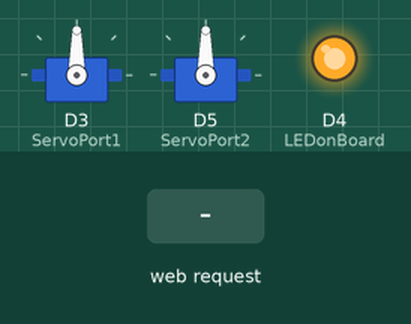
Recording of a sketch running on a simulated ESP8266 (NodeMCU). Shown: 2 × servo, output pins drawn as LEDs (lit = HIGH). Inputs (shaded band) come from the test bench. WiFi joins after 1.5 s; servers stay silent unless stated; what the sketch prints to the serial monitor is not drawn.

Above: at 3.7 s.
3.8 s: HTTP request GET /setPOS received
At 5.0 s:
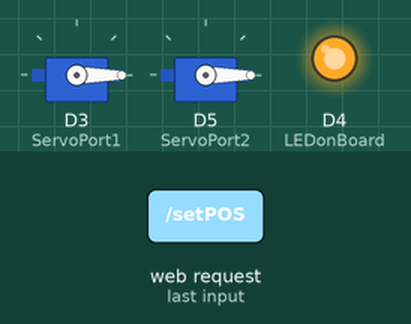
5.3 s: HTTP request GET /setPOS?servoPOS1=120 received
At 5.6 s:
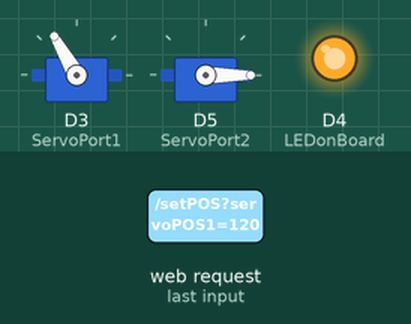
6.8 s: HTTP request GET /setPOS?servoPOS2=120 received
At 7.3 s:
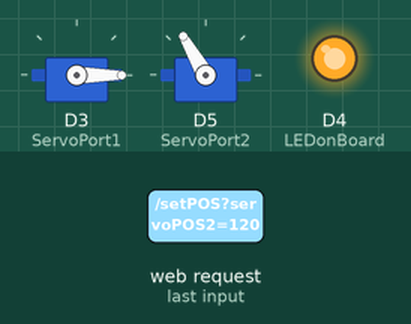
8.3 s: HTTP request GET /setPOS?servoPOS1=120&servoPOS2=120 received
At 9.1 s:
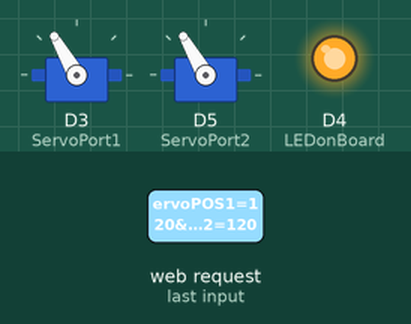
9.8 s: HTTP request GET /setPOS?servoPOS1=0 received
At 10.8 s:
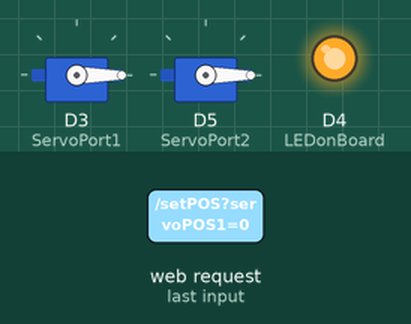
Timing chart, 0 to 12.3 s (numbered marks = the images above; inputs shaded):
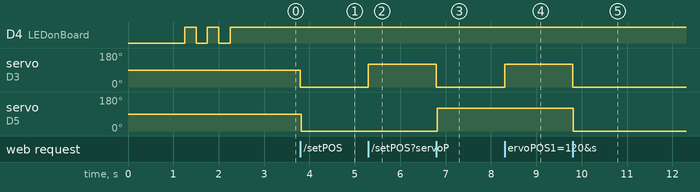

Measured:
- after the input at 3.8 s, servo on D3 (ServoPort1), servo on D5 (ServoPort2): 90° → 0° at once
- after the input at 5.3 s, servo on D3 (ServoPort1): 0° → 120° at once
- after the input at 6.8 s, servo on D3 (ServoPort1): 120° → 0° at once; servo on D5 (ServoPort2): 0° → 120° at once
- after the input at 8.3 s, servo on D3 (ServoPort1): 0° → 120° at once
- after the input at 9.8 s, servo on D3 (ServoPort1), servo on D5 (ServoPort2): 120° → 0° at once

The sketch:

maximeVersion.ino
```cpp
//----------------------------------------Include the NodeMCU ESP8266 Library
#include <ESP8266WiFi.h>
#include <WiFiClient.h>
#include <ESP8266WebServer.h>
#include <Servo.h>
#include <MQ135.h>

//----------------------------------------

#include "DHT.h"  //--> Include the DHT Sensor Library
#define DHTTYPE DHT11 //--> Defines the type of DHT sensor used (DHT11, DHT21, and DHT22), in this project the sensor used is DHT11.

#include "index.h" //--> Include the contents of the User Interface Web page, stored in the same folder as the .ino file

#define LEDonBoard 2  //--> Defining an On Board LED, used for indicators when the process of connecting to a wifi router
#define ServoPort1 D3   //--> connect to pin D3
#define ServoPort2 D5   //--> connect to pin D3
const int MQ135Pin = A0; // MQ135 sensor pin is connected to Analog pin A0
MQ135 mq135(MQ135Pin);

//----------------------------------------SSID and Password of your WiFi router
const char* ssid = "realme 9";
const char* password = "rcc12345";
//----------------------------------------

ESP8266WebServer server(80);  //--> Server on port 80

const int DHTPin = 5; //--> The pin used for the DHT11 sensor is Pin D1=Pin 5
DHT dht(DHTPin, DHTTYPE); //--> Initialize DHT sensor, DHT dht(Pin_used, Type_of_DHT_Sensor);
Servo myservo1;  //--> create servo object to control a servo
Servo myservo2;  //--> create servo object to control a servo

//----------------------------------------This routine is executed when you open NodeMCU ESP8266 IP Address in browser
void handleRoot() {
 String s = MAIN_page; //--> Read HTML contents
 server.send(200, "text/html", s); //--> Send web page
}
//----------------------------------------
//----------------------------------------Procedure for reading the temperature value of a DHT11 sensor
void handleDHT11Temperature() {
  float t = dht.readTemperature();  //--> Read temperature as Celsius (the default). If you want to read the temperature sensor in Fahrenheit, use this -> float t = dht.readTemperature (true);
  String Temperature_Value = String(t);

  server.send(200, "text/plane", Temperature_Value); //--> Send Temperature value only to client ajax request

  if (isnan(t)) { //--> Check if any reads failed and exit early (to try again).
    Serial.println("Failed to read from DHT sensor!");
  }
  else {
    Serial.print("DHT11 || Temperature : ");
    Serial.print(t);
    Serial.print(" || ");
  }
}
//----------------------------------------
//----------------------------------------Procedure for reading humidity values from DHT11 sensors
void handleDHT11Humidity() {
  float h = dht.readHumidity();
  String Humidity_Value = String(h);

  server.send(200, "text/plane", Humidity_Value); //--> Send Humidity value only to client ajax request
  if (isnan(h)) {
    Serial.println("Failed to read from DHT sensor !");
  }
  else {
    Serial.print("Humidity : ");
    Serial.println(h);
  }
}

// procedure for reading servomotor
void handleServo(){
  String POS1 = server.arg("servoPOS1");
  int pos1 = POS1.toInt();
  myservo1.write(pos1);   //--> Move the first servo motor according to the POS value
  delay(15);
  Serial.print("Servo 1 Angle:");
  Serial.println(pos1);

  String POS2 = server.arg("servoPOS2");
  int pos2 = POS2.toInt();
  myservo2.write(pos2);   //--> Move the second servo motor according to the POS value
  delay(15);
  Serial.print("Servo 2 Angle:");
  Serial.println(pos2);

  server.send(200, "text/plane","");
}

// smoke sensor
void handleMQ135Gas() {
  float rzero = mq135.getRZero();
  float ppm = mq135.getPPM();
  String Gas_Value = String(ppm);
  server.send(200, "text/plane", Gas_Value); // Send gas concentration value only to client ajax request
  Serial.print("MQ135 || Gas Concentration: ");
  Serial.print(ppm);
  Serial.print(" ppm || RZero: ");
  Serial.print(rzero);
  Serial.print(" ohms || ");
}


//----------------------------------------
//----------------------------------------Setup
void setup(void){
  Serial.begin(115200);
  delay(500);
  dht.begin();  //--> Start reading DHT11 sensors
  myservo1.attach(ServoPort1); //--> attaches the servo on D1 to the servo object
  myservo2.attach(ServoPort2); //--> attaches the servo on D1 to the servo object
  // mq135.begin();
  delay(500);

  WiFi.begin(ssid, password); //--> Connect to your WiFi router
  Serial.println("");

  pinMode(LEDonBoard,OUTPUT); //--> On Board LED port Direction output
  digitalWrite(LEDonBoard, HIGH); //--> Turn off Led On Board

  //----------------------------------------Wait for connection
  Serial.print("Connecting");
  while (WiFi.status() != WL_CONNECTED) {
    Serial.print(".");
    //----------------------------------------Make the On Board Flashing LED on the process of connecting to the wifi router.
    digitalWrite(LEDonBoard, LOW);
    delay(250);
    digitalWrite(LEDonBoard, HIGH);
    delay(250);
    //----------------------------------------
  }
  //----------------------------------------
  digitalWrite(LEDonBoard, HIGH); //--> Turn off the On Board LED when it is connected to the wifi router.
  //----------------------------------------If connection successful show IP address in serial monitor
  Serial.println("");
  Serial.print("Successfully connected to : ");
  Serial.println(ssid);
  Serial.print("IP address: ");
  Serial.println(WiFi.localIP());
  //----------------------------------------
  server.on("/", handleRoot); //--> Routine to handle at root location. This is to display web page.
  server.on("/readTemperature", handleDHT11Temperature);  //--> Routine to handle the call procedure handleDHT11Temperature
  server.on("/readHumidity", handleDHT11Humidity);  //--> Routine to handle the call procedure handleDHT11Humidity
  server.on("/setPOS",handleServo); //--> Sets servo position from Web request
  server.on("/readGas", handleMQ135Gas); //--> Sets gas from Web request

  server.begin(); //--> Start server
  Serial.println("HTTP server started");
}
//----------------------------------------
//----------------------------------------Loop
void loop(){
  server.handleClient();  //Handle client requests
}
//----------------------------------------
```

index.h
```cpp
const char MAIN_page[] PROGMEM = R"=====(
<!DOCTYPE html>
<html lang="en">
<head>
    <meta charset="UTF-8">
    <meta http-equiv="X-UA-Compatible" content="IE=edge">
    <meta name="viewport" content="width=device-width, initial-scale=1.0">
    <link href="https://use.fontawesome.com/releases/v5.7.2/css/all.css" rel="stylesheet">
    <link rel="stylesheet" href="https://cdn.jsdelivr.net/gh/Karthikg09/military-robot@main/maximeVersion/styles.css">
    <script type="text/javascript" src="https://cdn.jsdelivr.net/gh/Karthikg09/military-robot@main/maximeVersion/script.js" defer></script>
    <title>Robot control room</title>
</head>
<body>
    <section>
        <img src="https://cdn.jsdelivr.net/gh/Karthikg09/military-robot@main/maximeVersion/assets/images/background.png" alt="" class="background">
        <img src="https://cdn.jsdelivr.net/gh/Karthikg09/military-robot@main/maximeVersion/assets/images/army.png" alt="" class="army">
        <img src="https://cdn.jsdelivr.net/gh/Karthikg09/military-robot@main/maximeVersion/assets/images/foreground.png" alt="" class="foreground">
        <div class="login">
            <h1>Robot Control Room </h1>
            <div class="inputBox">
                <p>
                <i class="icn fa fa-thermometer-half"></i>
                <span class="dht-labels">&nbsp; Temperature : </span>
                <span id="TemperatureValue">0</span>
                <sup class="units">&deg;C</sup>
            </p>
            <p>
                <i class="icns fa fa-tint"></i>
                <span class="dht-labels">&nbsp; Humidity : </span>
                <span id="HumidityValue">0</span>
                <sup class="units">%</sup>
            </p>
            <p>
                <i class="icn fa fa-smog"></i>
                <span class="dht-labels">&nbsp; Air Quality : </span>
                <span id="AirQualityValue">0</span>
                <sup class="units">&nbsp;ppm</sup>
            </p>
            <br>
        <!-- servo motor  -->
            <div class="slider__container">
                <input type="range" min="0" max="180" value="3" class="slider" id="aim-angle">
                <p> <i class="aim fas fa-crosshairs"></i> &nbsp; Aim Angle : <span id="aim-angle-value"></span></p>
            </div>

            <div class="slider__container">
                <input type="range" min="0" max="180" value="90" class="slider" id="pan-servo">
                <p><i class="aim fas fa-crosshairs"></i> &nbsp; Pan Servo: <span id="pan-servo-value"></span></p>
            </div>
            <p>
                <i class="clock far fa-clock"></i>
                <span class="clock-info">Time </span>
                <span id="time" style="font-size:1.4rem;"></span>
                <br>
                <i class="clock far fa-calendar-alt"></i>
                <span class="clock-info">Date </span>
                <span id="date" style="font-size:1.4rem;"></span>
            </P>
            </div>
        </div>
    </section>
</body>
</html>
)=====";
```
